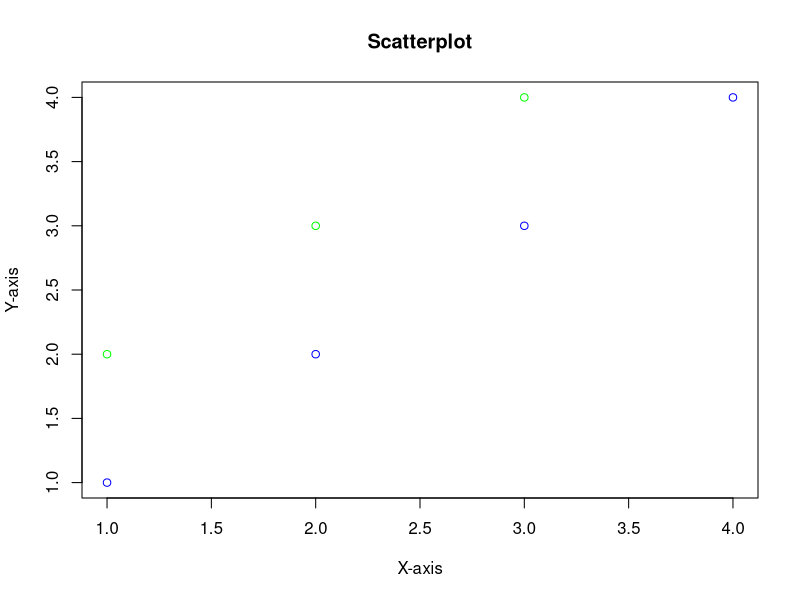
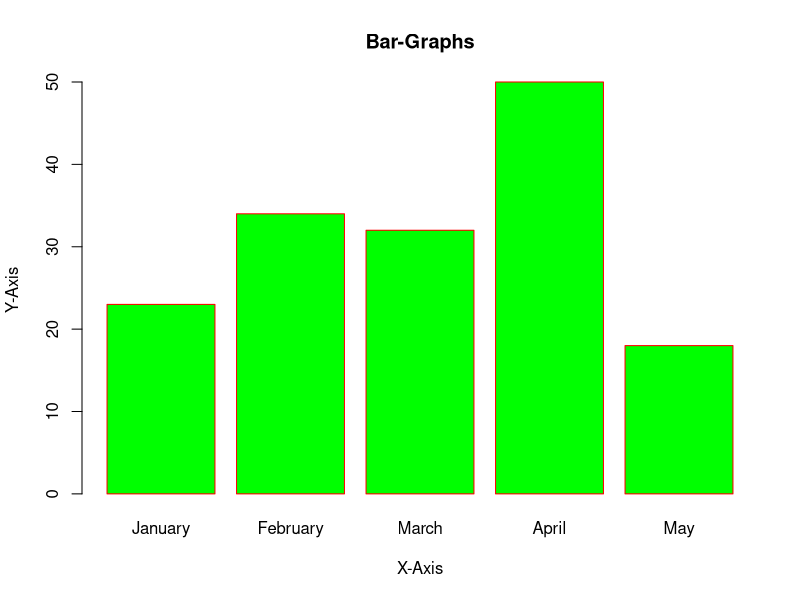
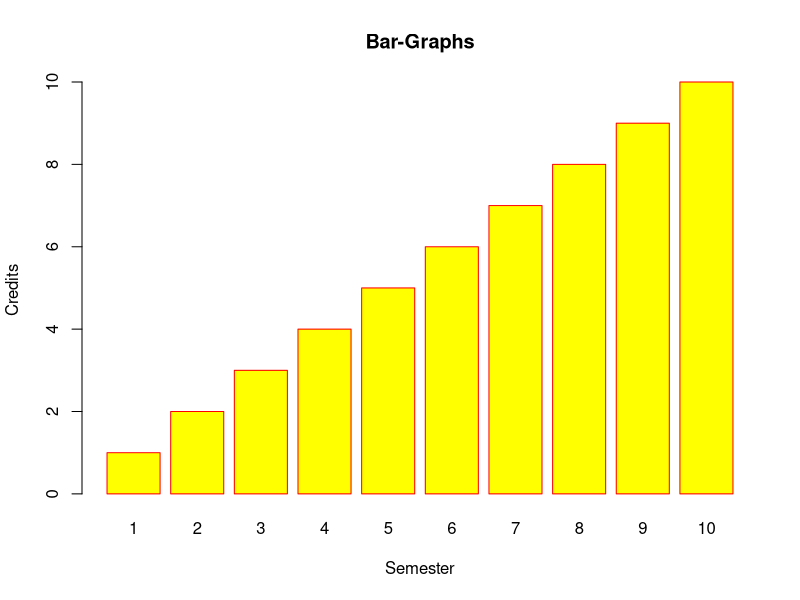

These figures' R source, in order:
# 1. Create a user define function named sum which accept 2 
# arguments (of integer type) and return the sum of them.
{
sum = function(a,b){
  return(a+b)
}

num_1 = as.integer((readline(prompt = "Enter The First Number:- ")))
num_2 = as.integer((readline(prompt = "Enter The Second Number:- ")))
num_3 = sum(num_1,num_2)
print("Addition Is ")
print(num_3)
}

# Design a function named R

{
  Area = function(L,B){
    return(L*B)
  }
  
  L = as.integer((readline(prompt = "Enter The Length Of A Rectangle:- ")))
  B = as.integer((readline(prompt = "Enter The Breadth Of A Rectangle:- ")))
  Area = Area(L,B)
  print("Area Of Rectangle Is ")
  print(Area)
}

# Data Visualization

x=c(1,2,3,4)
y=c(1,2,3,4)
plot(x,y,xlab="X-axis",ylab="Y-axis",main="Scatterplot",col="blue")

z=c(2,3,4,5)
points(x,z,col="green")

#Bar Charts

 a <- c(23,34,32,50,18)
 months <- c("January","February","March","April","May")
 barplot(a,names.arg = months,xlab="X-Axis",ylab="Y-Axis",border="Red",main = "Bar-Graphs",col = "green")

b <- c(1,2,3,4,5,6,7,8,9,10)
credits <- c(1,2,3,4,5,6,7,8,9,10)
barplot(b,names.arg = credits,xlab="Semester",ylab="Credits",border="Red",main = "Bar-Graphs",col = "yellow")

#  Create a user define function named avg which pass array as argument (of integer type) and return its average value.

a= mtcars
























